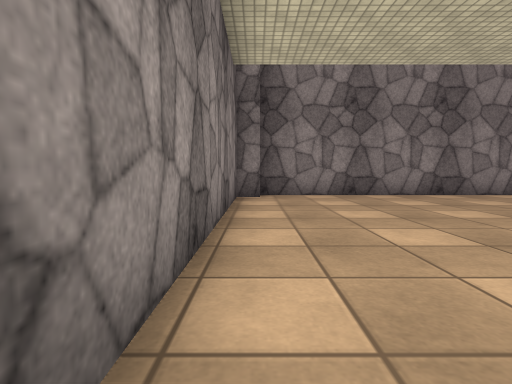
View 1 (above)

23 first-person views from a walk through a scene from a Unity 3-D project. The camera is 0.68 m above the floor, tilts 4° down and sees 80° across. The floor is counted in squares, 1 m on a side. Each view is taken from the middle of a square. On the plan, view 1 faces up. The plan holds only what a view shows up to about 10 squares ahead; the rest is blank. The place goes on beyond the plan. The player character is not drawn. Some animated figures are not drawn. Surface patterns are stand-ins for the level's own textures.

View 2
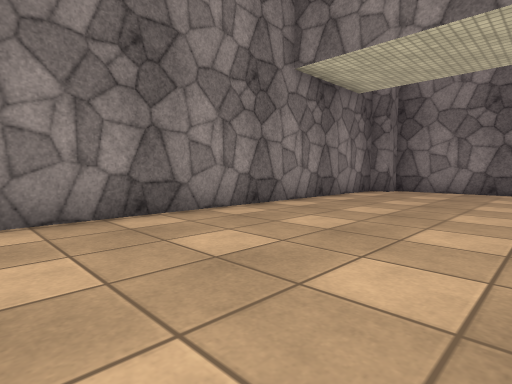

View 3
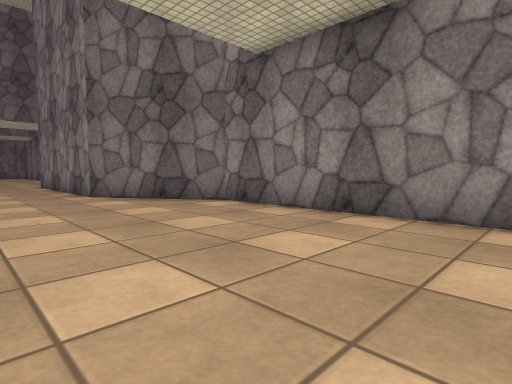

View 4
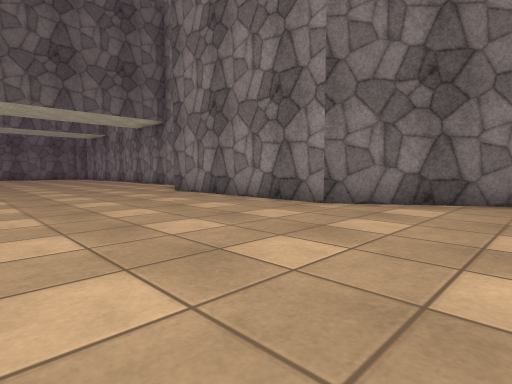

View 5
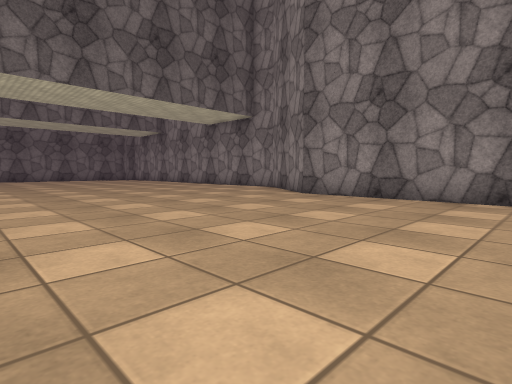

View 6
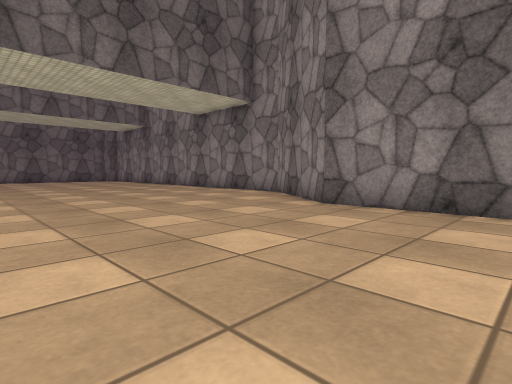

View 7
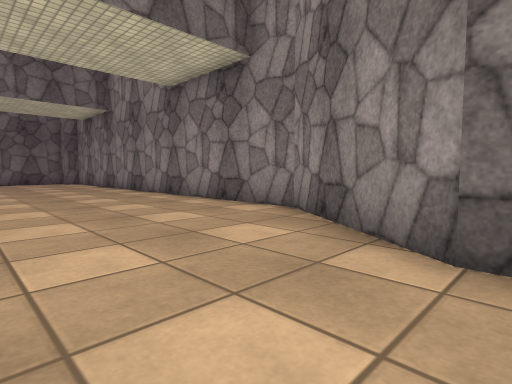

View 8
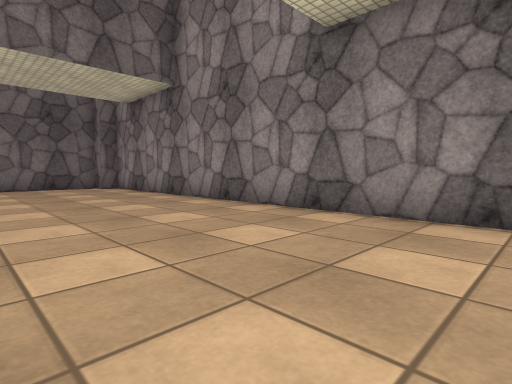

View 9
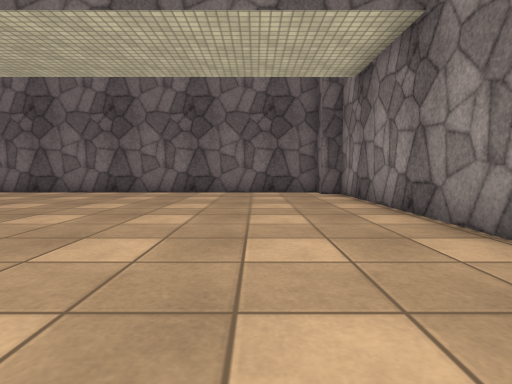

View 10
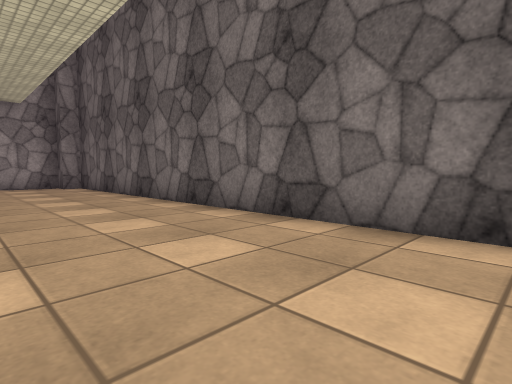

View 11
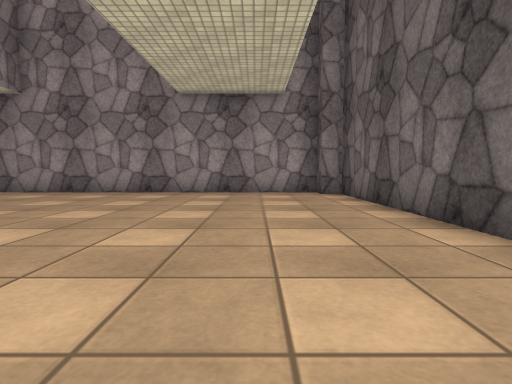

View 12
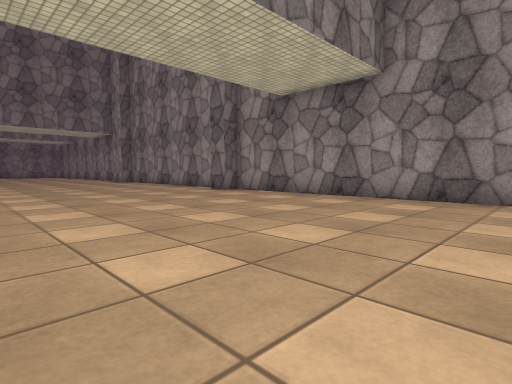

View 13
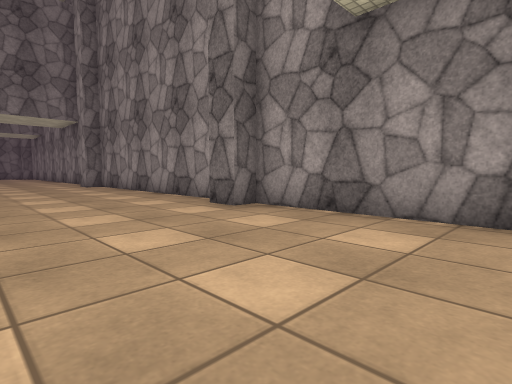

View 14
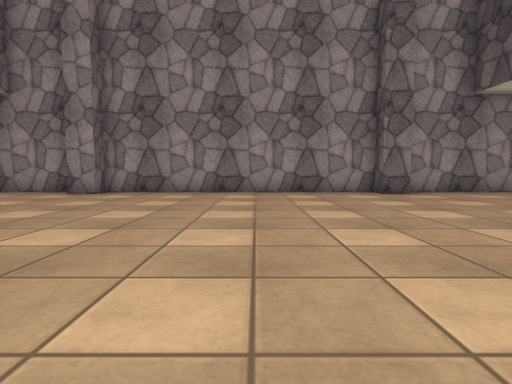

View 15
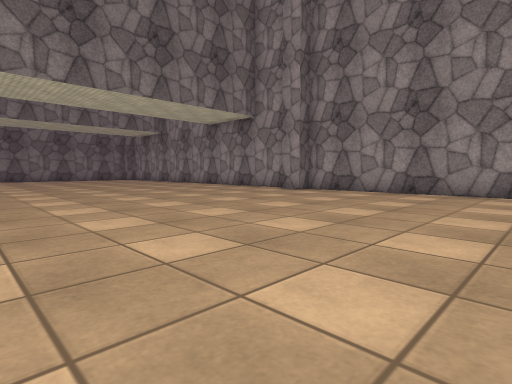

View 16
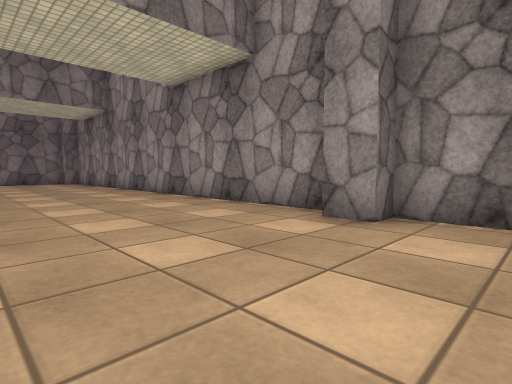

View 17
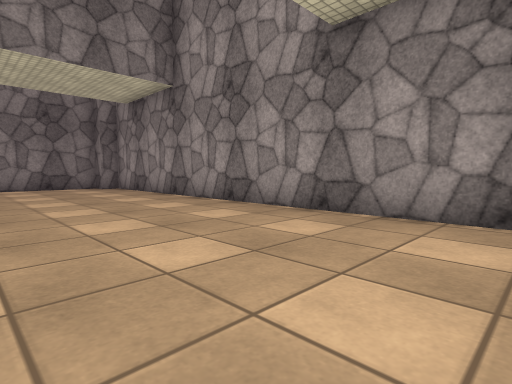

View 18
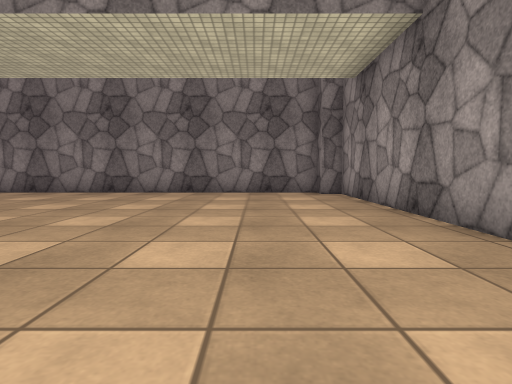

View 19
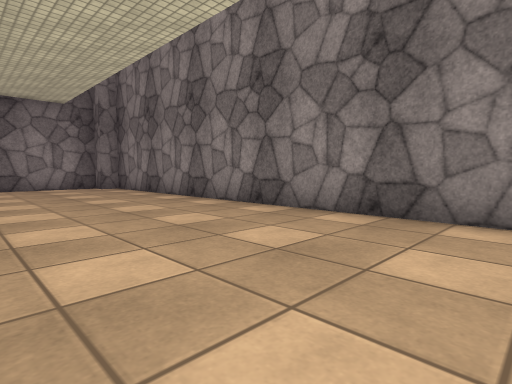

View 20
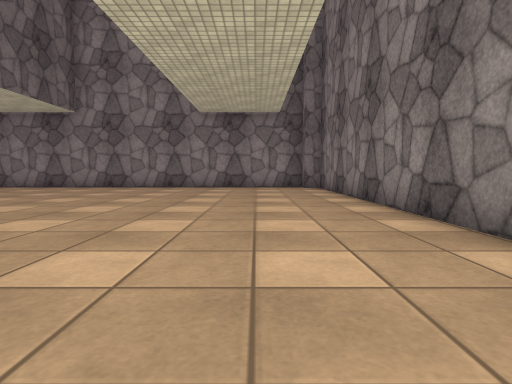

View 21
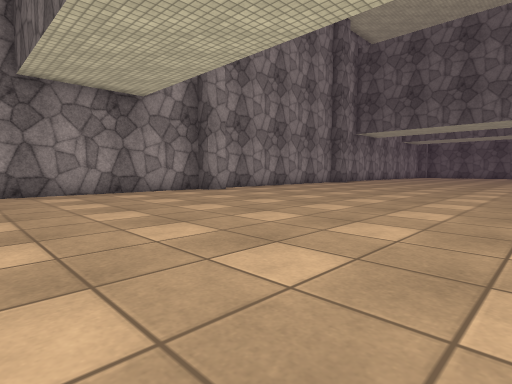

View 22
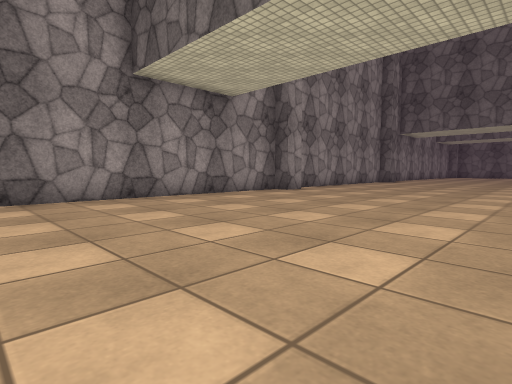

View 23
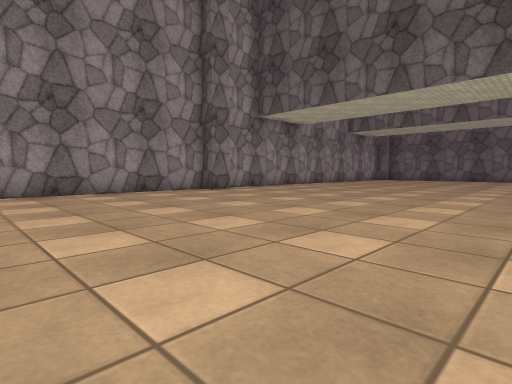

### Floor plan
Points are (right, up) in squares from view 1. A wall is a line through its corners. A room is listed if a view was taken in it or the views show most of it. See-through windows are left out.
Room 1 (views 1, 2, 3, 4, 5, 6, 7, 8, 9, 10, 11, 12, 13, 14, 15, 16, 17, 18, 19, 20, 21, 22, 23)
walls: (1.5, -8.5) (1.5, -14.5) (-0.5, -17.5) (-0.5, -30.9) (0.1, -30.9) (0.1, -31.5) (18.9, -31.5) (18.9, -30.9) (19.5, -30.9) (19.5, -16.5) (18.9, -16.5) (18.9, -15.7) (19.5, -15.7) (19.5, 7.9) (18.9, 7.9) (18.9, 8.5) (0.1, 8.5) (0.1, 7.9) (-0.5, 7.9) (-0.5, -5.5) (1.5, -8.5); (19.6, -7.3) (18.9, -7.3) (18.9, -6.5)

Where each view was taken, in squares from view 1:
view 1: 0 up, 0 right, facing up
view 2: 2 down, 4 right, facing up-left
view 3: 0 up, 4 right, facing down-left
view 4: 5 down, 7 right, facing down-left
view 5: 9 down, 9 right, facing down-left
view 6: 11 down, 7 right, facing down-left
view 7: 14 down, 4 right, facing down-left
view 8: 19 down, 4 right, facing down-left
view 9: 22 down, 2 right, facing down
view 10: 28 down, 6 right, facing down-right
view 11: 29 down, 10 right, facing right
view 12: 25 down, 12 right, facing up-right
view 13: 21 down, 15 right, facing up-right
view 14: 12 down, 10 right, facing right
view 15: 14 down, 10 right, facing up-right
view 16: 9 down, 15 right, facing up-right
view 17: 4 down, 15 right, facing up-right
view 18: 1 down, 17 right, facing up
view 19: 4 up, 12 right, facing up-left
view 20: 6 up, 12 right, facing left
view 21: 0 up, 10 right, facing down-right
view 22: 2 up, 12 right, facing down-right
view 23: 9 down, 10 right, facing down-right
